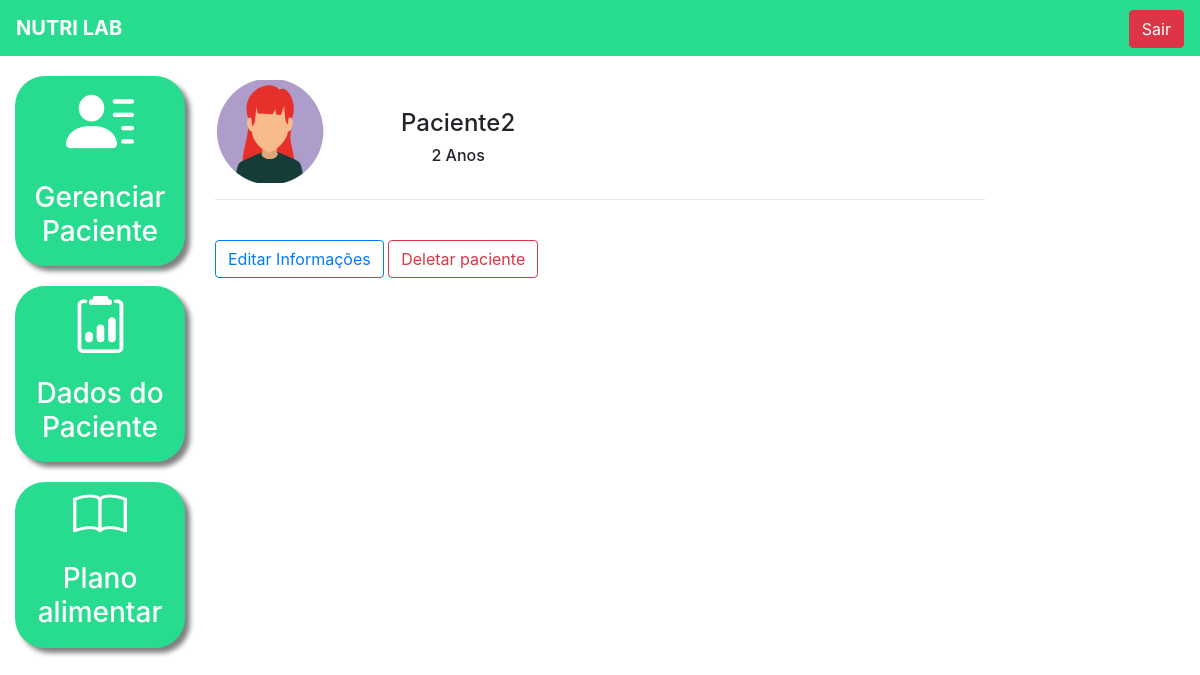
Page /config_patient/1/ (signed in) on the earlier database version.
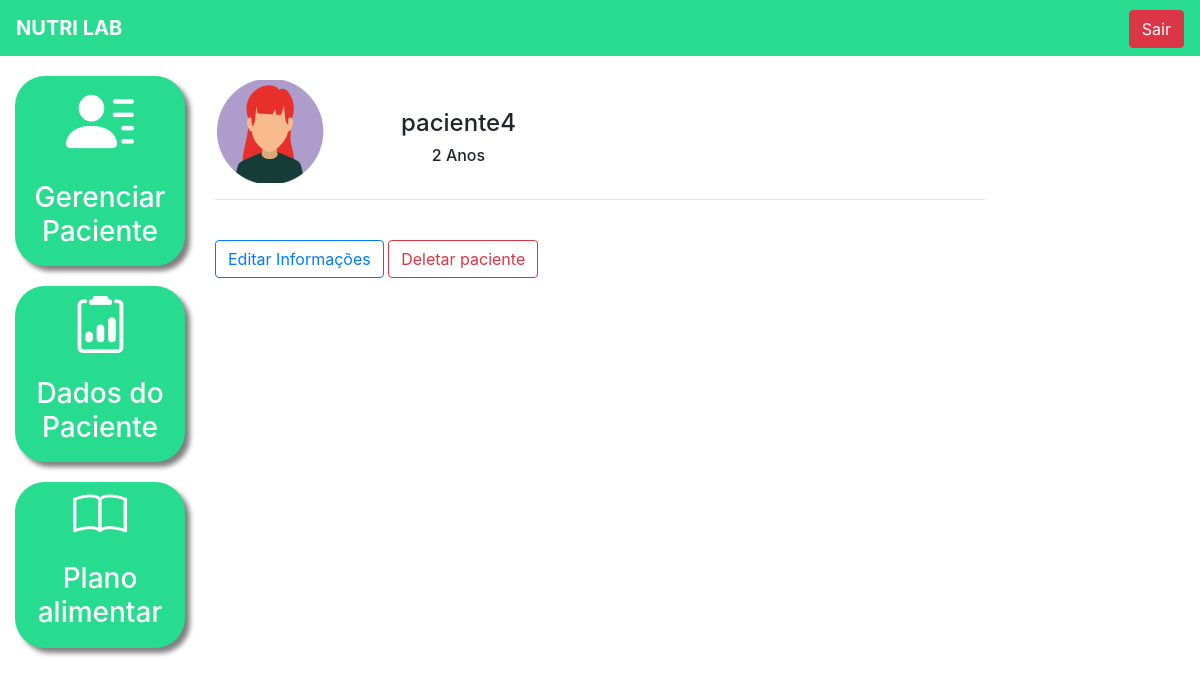
Same page on the later database version.
### main/models.py (models this page shows, shortened)
class Pacientes(models.Model):
    choices_sexo = (('F', 'Feminino'),
                    ('M', 'Maculino'))
    nome = models.CharField(max_length=50)
    sexo = models.CharField(max_length=1, choices=choices_sexo)
    idade = models.IntegerField()
    email = models.EmailField()
    telefone = models.CharField(max_length=19)
    nutri = models.ForeignKey(User, on_delete=models.CASCADE)

### main/views.py (the view, shortened to what this page needs)
# urls.py: path('config_patient/<str:id>/', views.config_patient, name='config_patient'),
@login_required(login_url='/auth/login/')
def config_patient(request, id):
    paciente = get_object_or_404(Pacientes, id=id)
    if not paciente.nutri == request.user:
        messages.add_message(request, constants.ERROR, 'Esse paciente não é seu')
        return redirect('/patient/')
    if request.method == "GET":
        return render(request, 'patient_settings.html', {'paciente': paciente})
    elif request.method == "POST":
        username = request.POST.get('usuario')
        senha = request.POST.get('senha')
        usuario = auth.authenticate(username=username, password=senha)

### main/templates/patient_settings.html (shortened to what this page needs)
{% extends 'base_main.html' %}
{% load static %}
{% block 'main' %}
    <br>
    <div class="row">
        <div class="col-md-3">
                {% if paciente.sexo == "M"%}
                    <img src="{% static 'main/img/perfil2.png' %}">
                {% else %}
                    <img src="{% static 'main/img/perfil1.png' %}">
                {% endif %}
        </div>
        <div class="col-md-3-d-flex justify-content-center dados descricao">
            <h4><br>{{paciente.nome}}</h4>
            <h6>{{paciente.idade}} Anos</h6>
        </div>
    </div>
    <hr>
        <br>
<button type="button" class="btn btn-outline-primary" data-toggle="modal" data-target="#modal">
  Editar Informações
</button>
<button type="button" class="btn btn-outline-danger" data-toggle="modal" data-target="#modal2">
  Deletar paciente
</button>
{% endblock%}

Differences in the rows shown:
changed Pacientes: nome "Paciente2" → "paciente4"
